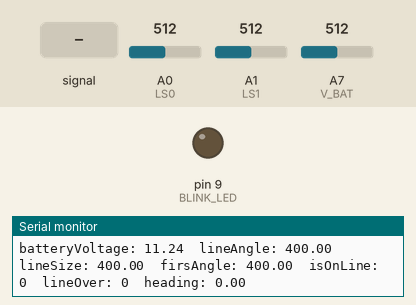
Simulated run of this sketch. Board: Arduino Nano, built with avr-gcc and run on an emulated ATmega328P. Shown: output pins drawn as LEDs (lit = HIGH), the last lines printed to the serial monitor. Dashed ring = blinking. The inputs (shaded band) are chosen by the test bench; at power-on: A7 (V_BAT) = 512, A0 (LS0) = 512, A1 (LS1) = 512. Pins used as bus, display or sensor lines are not drawn.

Above: at 0.1 s.
At 1.2 s:
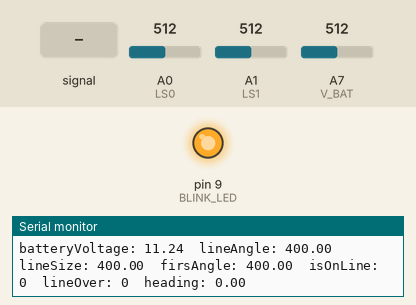
1.3 s: A7 (V_BAT) set to 466
At 1.56 s:
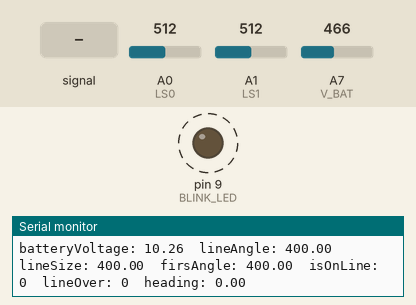
4.3 s: A7 (V_BAT) set to 439
7.3 s: A0 (LS0) fed a 2 Hz sine of ±306 counts around its level
10.3 s: A0 (LS0) set to 0
Timing chart, 0 to 14.3 s (numbered marks = the images above; inputs shaded):
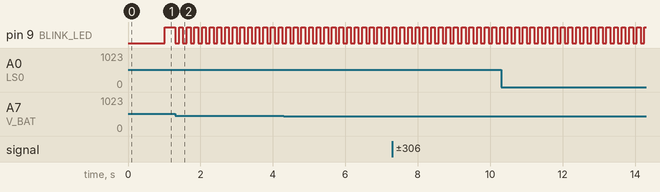

Measured:
- after the input at 1.3 s, pin 9 (BLINK_LED): alternates HIGH for 0.11 s and LOW for 0.11 s, starting at once

The sketch:

ls_slave.ino
```cpp
// (licence header left out)
#include <Wire.h>
#include "LightSensorArray.h"
#include "Timer.h"

#define I2C_ON true
#define BLINK_LED 9
#define DEBUG_LED A6
#define V_BAT A7
#define V_REF 5.027
#define R1 1000000
#define R2 300000
#define V_BAT_OFFSET 0.333
#define V_BAT_MIN 11.1
#define V_BAT_BAD 10.0

Timer ledTimer(500000);
Timer lowVoltageTimer(100000);
Timer criticalVoltageTimer(10000);
bool ledOn;

LightSensorArray ls = LightSensorArray();
float heading = 0.0f;

float inputVoltage;
float batteryVoltage;

void setup() {
  // join bus on address 0x12 (in slave mode)
  #if I2C_ON
    Wire.begin(0x12);
    Wire.onRequest(requestEvent);
    Wire.onReceive(receiveEvent);
  #endif

  Serial.begin(115200);

  pinMode(BLINK_LED,OUTPUT);
  pinMode(V_BAT,INPUT);

  // initialise LS library
  ls.init();
  ls.calibrate();
}

double lerp(int fromValue, int toValue, int progress){
    return fromValue + (toValue - fromValue) * progress;
}

void loop() {
  ls.read();
  ls.calculateClusters();
  ls.calculateLine();

  ls.updateLine((float)ls.getLineAngle(), (float)ls.getLineSize(), heading);
  ls.lineCalc();

  inputVoltage = V_REF * (double)analogRead(V_BAT)/1023;
  batteryVoltage = (float)((inputVoltage * (R1 + R2)) / R2) + V_BAT_OFFSET;

//  Serial.print(ls.readSensor(16));
//  Serial.print("\t");
//  Serial.print(ls.readSensor(23));

  Serial.print("batteryVoltage: ");
  Serial.print(batteryVoltage);
  Serial.print("\t");
  Serial.print("lineAngle: ");
  Serial.print(ls.getLineAngle());
  Serial.print("\t");
  Serial.print("lineSize: ");
  Serial.print(ls.getLineSize());
  Serial.print("\t");
  Serial.print("firsAngle: ");
  Serial.print(ls.firstAngle);
  Serial.print("\t");
  Serial.print("isOnLine: ");
  Serial.print(ls.isOnLine);
  Serial.print("\t");
  Serial.print("lineOver: ");
  Serial.print(ls.lineOver);
  Serial.print("\t");
  Serial.print("heading: ");
  Serial.print(heading);

  // LED Stuff
  if(batteryVoltage < V_BAT_MIN){
//    if(batteryVoltage < V_BAT_BAD){
//      if(criticalVoltageTimer.timeHasPassed()){
//        digitalWrite(BLINK_LED, ledOn);
//        ledOn = !ledOn;
//      }else{
        if(lowVoltageTimer.timeHasPassed()){
          digitalWrite(BLINK_LED, ledOn);
          ledOn = !ledOn;
        }
//      }
//    }
  } else {
    if(ledTimer.timeHasPassed()){
      digitalWrite(BLINK_LED, ledOn);
      ledOn = !ledOn;
    }
  }


//  digitalWrite(DEBUG_LED, ls.isOnLine || ls.lineOver);

  Serial.println();
}

void requestEvent(){
  /*
  float inLineAngle: 2 bytes
  float inLineSize: 2 bytes
  bool inOnLine: 1 byte
  bool inLineOver: 1 byte
  float inLastAngle: 2 bytes
  float batteryVoltage: 2 bytes
  = 10 bytes + 1 start byte
  = 11 bytes total
  */

  Wire.write(0xB);
  Wire.write(highByte((uint16_t) (ls.getLineAngle() * 100.0)));
  Wire.write(lowByte((uint16_t) (ls.getLineAngle() * 100.0)));
  Wire.write(highByte((uint16_t) (ls.getLineSize() * 100.0)));
  Wire.write(lowByte((uint16_t) (ls.getLineSize() * 100.0)));
  Wire.write(ls.isOnLine);
  Wire.write(ls.lineOver);
  Wire.write(highByte((uint16_t) (ls.firstAngle * 100.0)));
  Wire.write(lowByte((uint16_t) (ls.firstAngle * 100.0)));
  Wire.write(highByte((uint16_t) (batteryVoltage * 100.0)));
  Wire.write(lowByte((uint16_t) (batteryVoltage * 100.0)));
}

void receiveEvent(int bytes){
  if (Wire.available() >= 3 && Wire.read() == 0xB){
    uint8_t shit = Wire.read();
    uint8_t fuck = Wire.read();
//    Serial.print("NUmbers: ");
//    Serial.print(shit);
//    Serial.print(", ");
//    Serial.println(fuck);
    uint16_t rawHeading = word(shit, fuck);
    heading = rawHeading / 100.0;
//    Serial.println(heading);
  } else {
//    Serial.println("Fuck you");
  }
}
```

LightSensorArray.cpp
```cpp
#include "LightSensorArray.h"
#define MUX_EN 2
#define MUX_A0 3
#define MUX_A1 4
#define MUX_A2 5
#define MUX_A3 6
#define MUX_A4 7
#define MUX_WR 8

#define LS0 A0
#define LS1 A1

static int32_t mod(int32_t x, int32_t m){
    int32_t r = x % m;
    return r < 0 ? r + m : r;
}

static double angleBetween(double angleCounterClockwise, double angleClockwise){
    return mod(angleClockwise - angleCounterClockwise, 360);
}

static double smallestAngleBetween(double angle1, double angle2){
    double ang = angleBetween(angle1, angle2);
    return fminf(ang, 360 - ang);
}

static double midAngleBetween(double angleCounterClockwise, double angleClockwise){
    return mod(angleCounterClockwise + angleBetween(angleCounterClockwise, angleClockwise) / 2.0, 360);
}

void LightSensorArray::init() {
    pinMode(MUX_EN, OUTPUT);
    pinMode(MUX_WR, OUTPUT);
    pinMode(MUX_A0, OUTPUT);
    pinMode(MUX_A1, OUTPUT);
    pinMode(MUX_A2, OUTPUT);
    pinMode(MUX_A3, OUTPUT);
    pinMode(MUX_A4, OUTPUT);

    pinMode(LS0, INPUT);
    pinMode(LS1, INPUT);

    digitalWrite(MUX_EN, LOW);
    digitalWrite(MUX_WR, LOW);
}

void LightSensorArray::changeMUXChannel(uint8_t channel) {
    // Change the multiplexer channel

//    digitalWrite(MUX_WR, LOW);

    digitalWrite(MUX_A0, channel & 0x1);
    digitalWrite(MUX_A1, (channel >> 1) & 0x1);
    digitalWrite(MUX_A2, (channel >> 2) & 0x1);
    digitalWrite(MUX_A3, (channel >> 3) & 0x1);
    digitalWrite(MUX_A4, (channel >> 4) & 0x1);

//    digitalWrite(MUX_WR, HIGH);
}

void LightSensorArray::calibrate() {
    // Average a number of reads of each sensor, and add a buffer

    for (int i = 0; i < LS_NUM; i++) {
        int defaultValue = 0;

        for (int j = 0; j < LS_CALIBRATION_COUNT; j++) {
            defaultValue += readSensor(i);
        }

        thresholds[i] = round(((double)defaultValue / LS_CALIBRATION_COUNT) + LS_CALIBRATION_BUFFER);
    }
}

int LightSensorArray::readSensor(int sensor) {
    // If pin is >= 24, we're on mux 1, otherwise mux 0
    int mux = (sensor >= 24) ? LS1 : LS0;

    // This changes the pins on both multiplexers. I had some optimisations written up in the ESP32 version
    // to read both mux channels at once, but the Arduino IDE sucks and I got other shit to do.
    changeMUXChannel(sensor % (LS_NUM/2));

    return analogRead(mux);
}

void LightSensorArray::read() {
    // Read all 48 sensors
    for (int i = 0; i < LS_NUM; i++) {
//        Serial.print(i);
//        Serial.print("\t");
//        if(i == 47 || i == 46 || i == 45 || i == 44 || i == 43 || i == 42 || i == 41 || i == 17 || i == 18 || i == 19 || i ==20 || i ==21 || i == 22 || i == 23) continue; // Robot 0
        data[i] = readSensor(i) > thresholds[i];
        #if DEBUG_DATA
            Serial.print(data[i]);
//            Serial.print(" ");
        #elif DEBUG_RAW
            if(i >= 24){
              Serial.print(readSensor(i));
              Serial.print(", ");
            }
        #endif
    }
}

void LightSensorArray::calculateClusters(bool doneFillInSensors) {
    // Pick the on/off data array based on whether "filling in" has been done
    bool *lightData = !doneFillInSensors ? data : filledInData;

    // Clear start and end arrays
    resetStartEnds();

    // Sensor index
    int index = 0;

    // Previous sensor on/off value
    bool previousValue = false;

    // Loop through the sensors to find clusters
    for (int i = 0; i < LS_NUM; i++) {
        // Cluster start if sensors go off->on
        if (lightData[i] && !previousValue) {
            starts[index] = i;
        }

        // Cluster end if sensors go on->off
        if (!lightData[i] && previousValue) {
            ends[index] = i - 1;
            index++;

            if (index > 3) {
                // Too many clusters
                if (!doneFillInSensors) {
                    // "Fill in" sensors
                    fillInSensors();
                } else {
                    // Unrecognisable line
                    resetStartEnds();
                    numClusters = 0;
                }

                return;
            }
        }

        previousValue = lightData[i];
    }

    // Number of completed clusters
    int tempNumClusters = (int)(starts[0] != LS_ES_DEFAULT) + (int)(starts[1] != LS_ES_DEFAULT)
                          + (int)(starts[2] != LS_ES_DEFAULT) + (int)(starts[3] != LS_ES_DEFAULT);

    if (tempNumClusters != index) {
        // If the final cluster didn't end, index will be one less than tempNumClusters

        if (starts[0] == 0) {
            // If the first cluster starts at 0, then merge the first and last
            starts[0] = starts[index];
        } else {
            // Otherwise, end the last cluster
            ends[index] = LS_NUM - 1;
            index++;

            if (index > 3) {
                // Too many clusters
                if (!doneFillInSensors) {
                    // "Fill in" sensors
                    fillInSensors();
                } else {
                    // Unrecognisable line
                    resetStartEnds();
                    numClusters = 0;
                }

                return;
            }
        }
    }

    numClusters = index;
}

void LightSensorArray::fillInSensors() {
    // "Filling in sensors" if an off sensor has two adjacent on sensors, it will be turned on

    for (int i = 0; i < LS_NUM; i++) {
        filledInData[i] = data[i];

        if (!data[i] && data[mod(i - 1, LS_NUM)] && data[mod(i + 1, LS_NUM)]) {
            filledInData[i] = true;
        }
    }

    calculateClusters(true);
}

void LightSensorArray::calculateLine() {
    if (numClusters == 0) {
        // No clusters, no line
        angle = NO_LINE_ANGLE;
        size = NO_LINE_SIZE;
    } else {
        // Angle of each cluster
        double cluster1Angle = midAngleBetween(starts[0] * LS_NUM_MULTIPLIER, ends[0] * LS_NUM_MULTIPLIER);
        double cluster2Angle = midAngleBetween(starts[1] * LS_NUM_MULTIPLIER, ends[1] * LS_NUM_MULTIPLIER);
        double cluster3Angle = midAngleBetween(starts[2] * LS_NUM_MULTIPLIER, ends[2] * LS_NUM_MULTIPLIER);

        if (numClusters == 1) {
            // 1 cluster, the line angle is the angle of the cluster

            angle = cluster1Angle;
            size = 1 - cos(DEG_RAD * (angleBetween(starts[0] * LS_NUM_MULTIPLIER, ends[0] * LS_NUM_MULTIPLIER) / 2.0));
        } else if (numClusters == 2) {
            // 2 clusters, angle is the midpoint of the two

            angle = angleBetween(cluster1Angle, cluster2Angle) <= 180 ? midAngleBetween(cluster1Angle, cluster2Angle) : midAngleBetween(cluster2Angle, cluster1Angle);
            size = 1 - cos(DEG_RAD * (angleBetween(cluster1Angle, cluster2Angle) <= 180 ? angleBetween(cluster1Angle, cluster2Angle) / 2.0 : angleBetween(cluster2Angle, cluster1Angle) / 2.0));
        } else {
            // 3 clusters, angle is the midpoint of the arc connecting the two furthest apart clusters through the third cluster.

            double angleDiff12 = angleBetween(cluster1Angle, cluster2Angle);
            double angleDiff23 = angleBetween(cluster2Angle, cluster3Angle);
            double angleDiff31 = angleBetween(cluster3Angle, cluster1Angle);

            double biggestAngle = max(angleDiff12, max(angleDiff23, angleDiff31));

            if (angleDiff12 == biggestAngle) {
                angle = midAngleBetween(cluster2Angle, cluster1Angle);
                size = angleBetween(cluster2Angle, cluster1Angle) <= 180 ? 1 - cos(DEG_RAD * (angleBetween(cluster2Angle, cluster1Angle) / 2.0)) : 1;
            } else if (angleDiff23 == biggestAngle) {
                angle = midAngleBetween(cluster3Angle, cluster2Angle);
                size = angleBetween(cluster3Angle, cluster2Angle) <= 180 ? 1 - cos(DEG_RAD * (angleBetween(cluster3Angle, cluster2Angle) / 2.0)) : 1;
            } else {
                angle = midAngleBetween(cluster1Angle, cluster3Angle);
                size = angleBetween(cluster1Angle, cluster3Angle) <= 180 ? 1 - cos(DEG_RAD * (angleBetween(cluster1Angle, cluster3Angle) / 2.0)) : 1;
            }
        }
    }
}

void LightSensorArray::resetStartEnds() {
    for (int i = 0; i < 4; i++) {
        starts[i] = LS_ES_DEFAULT;
        ends[i] = LS_ES_DEFAULT;
    }
}

double LightSensorArray::getLineAngle() {
    return angle;
}

double LightSensorArray::getLineSize() {
    return size;
}

void LightSensorArray::updateLine(float angle, float size, float heading) {
  if(angle != NO_LINE_ANGLE){
    noLineTimer.update();
    isOnLine = true;
    lineAngle = mod(angle + heading, 360);
  } // Will constantly update the timer as long as the line is visible

  if(noLineTimer.timeHasPassedNoUpdate()){
    isOnLine = false; // If there has been no update for a given amount of time, this timer will go off and the robot will think it has passed back over the line
    lineAngle = angle;
  }

  if(lineSize != NO_LINE_SIZE) lineSize = lineOver ? 2 - size : size;
  else lineSize = size;
}

void LightSensorArray::lineCalc() {
  if(isOnLine && firstAngle != NO_LINE_ANGLE){ // Check if touching the line and not crossed over
    if((abs(lineAngle - firstAngle) > LS_LINEOVER_BUFFER_LEFT) && (abs(lineAngle - firstAngle) < (360 - LS_LINEOVER_BUFFER_RIGHT))) lineOver = true; // Detecting if the line angle has changed by a lot
//    if(smallestAngleBetween(lineAngle, firstAngle) < LS_LINEOVER_BUFFER)
    else lineOver = false;
  }

  if(!isOnLine && !lineOver) firstAngle = NO_LINE_ANGLE; // Check if returned back into the field
  if(!lineOver && firstAngle == NO_LINE_ANGLE) firstAngle = lineAngle; // If the robot has just touched the line, we will ignore line over

  if(!lineOver || isOnLine) lineOverTimeout.update(); // Update timer if on the field
  if(lineOverTimeout.timeHasPassedNoUpdate()) lineOver = false; // Reset line over if out of field for more than 1.5 seconds

  lastAngle = lineAngle; // Set the previous angle for use in fuck up detection
  lastSize = lineSize;
}
```

LightSensorArray.h
```cpp
#ifndef LIGHT_SENSOR_ARRAY_H
#define LIGHT_SENSOR_ARRAY_H

#include <Arduino.h>
#include "Timer.h"

#define LS_NUM 48
#define DEBUG_DATA false
#define DEBUG_RAW false

#define LS_CALIBRATION_COUNT 10
#define LS_CALIBRATION_BUFFER 100
#define LS_ES_DEFAULT 69
#define NO_LINE_ANGLE 400
#define NO_LINE_SIZE 400
#define LS_NUM_MULTIPLIER 7.5 // 360 / LS_NUM
#define LS_LINEOVER_BUFFER_LEFT 100
#define LS_LINEOVER_BUFFER_RIGHT 90
#define NO_LINE_TIMER 200000
#define LINEOVER_TIMEOUT 1000000

#define DEG_RAD 0.017453292519943295 // multiply to convert degrees to radians
#define RAD_DEG 57.29577951308232 // multiply to convert radians to degrees

// Array of light sensors
class LightSensorArray {
public:
    LightSensorArray() {}

    void init();

    void read();
    int readSensor(int sensor);
    void changeMUXChannel(uint8_t channel);

    void calculateClusters(bool doneFillInSensors = false);
    void fillInSensors();
    void calculateLine();
    void resetStartEnds();

    void calibrate();

    double getLineAngle();
    double getLineSize();

    void updateLine(float lineDir, float lineSize, float heading); // Function for updating variables
    void lineCalc(); // Function for line tracking

    bool isOnLine = false;
    bool lineOver = false;
    float lineAngle = NO_LINE_ANGLE;
    float lineSize = NO_LINE_SIZE;
    float firstAngle = NO_LINE_ANGLE;
    float lastAngle = NO_LINE_ANGLE;
    float lastSize = NO_LINE_SIZE;

    bool data[LS_NUM]; // Array of if sensors see white or not
    bool filledInData[LS_NUM]; // Data after sensors are filled in (if an off sensor has two adjacent on sensors, it will be turned on)

    uint16_t thresholds[LS_NUM]; // Thresholds for each sensor. A sensor is on if reading > threshold

    int starts[4]; // Array of cluster start indexes
    int ends[4]; // Array of cluster end indexes

    int numClusters = 0; // Number of clusters found

    Timer noLineTimer = Timer(NO_LINE_TIMER);
    Timer lineOverTimeout = Timer(LINEOVER_TIMEOUT);

private:
    void resetClusters();

    float floatMod(float x, float m) {
        float r = fmod(x, m);
        return r < 0 ? r + m : r;
    }

    float angleBetween(float angleCounterClockwise, float angleClockwise) {
        return floatMod(angleClockwise - angleCounterClockwise, 360);
    }

    float smallestAngleBetween(float angleCounterClockwise, float angleClockwise) {
        float ang = angleBetween(angleCounterClockwise, angleClockwise);
        return fmin(ang, 360 - ang);
    }

    // Index = LS num, value = mux binary
    // >= 24, next mux
    uint8_t muxLUT[LS_NUM] = {0, 1, 2, 3, 4, 5, 6, 7, 8, 9, 10, 11, 12, 13, 14, 15, 16, 17, 18, 19, 20, 21, 22, 23, // mux 0
                              0, 1, 2, 3, 4, 5, 6, 7, 8, 9, 10, 11, 12, 13, 14, 15, 16, 17, 18, 19, 20, 21, 22, 23}; // mux 1
    bool onField;
    double fieldLineAngle = -1;
    double fieldLineSize = -1;
    bool noLine = false;
    double angle; // Line angle
    double size; // Line size
};

#endif // LIGHT_SENSOR_ARRAY_H
```

Timer.cpp
```cpp
#include "Timer.h"

Timer::Timer(unsigned long duration) {
    timerDuration = duration;
}

void Timer::update() {
    lastUpdate = micros();
}

bool Timer::timeHasPassed() {
    if (micros() - lastUpdate > timerDuration) {
        update();
        return true;
    }

    return false;
}

bool Timer::timeHasPassedNoUpdate() {
    return micros() - lastUpdate > timerDuration;
}

void Timer::resetTime() {
    lastUpdate = micros();
}
```

Timer.h
```cpp
#ifndef TIMER_H
#define TIMER_H

#include <Arduino.h>

// Timer class. Check if a certain time has elapsed
class Timer {
public:
    Timer(unsigned long duration);
    void update();
    bool timeHasPassed();
    bool timeHasPassedNoUpdate();

    void resetTime();

private:
    unsigned long timerDuration;
    unsigned long lastUpdate;
};

#endif // TIMER_H
```
